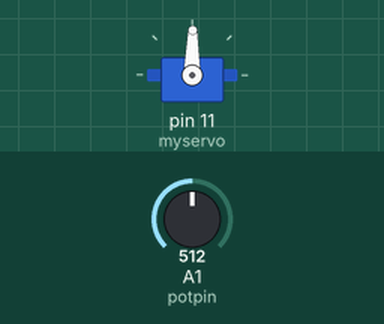
Simulated run of this sketch. Board: Arduino Uno, built with avr-gcc and run on an emulated ATmega328P. Shown: servo. The test bench sets the inputs (shaded band); at power-on: A1 (potpin) = 512.

Above: at 1.2 s.
1.3 s: A1 (potpin) set to 716
At 1.7 s:
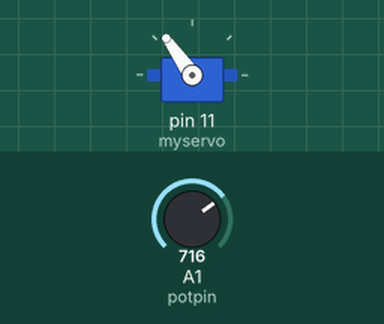
2.8 s: A1 (potpin) set to 900
At 3.8 s:
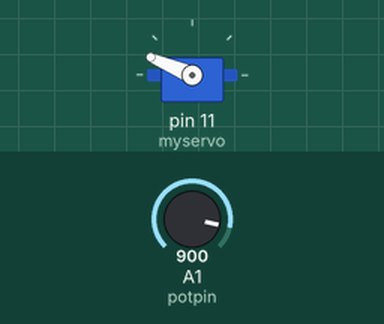
4.3 s: A1 (potpin) set to 1023
At 5.2 s:
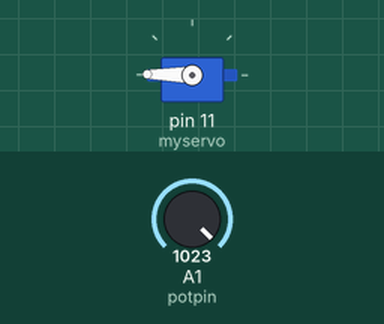
5.8 s: A1 (potpin) set to 306
At 6.1 s:
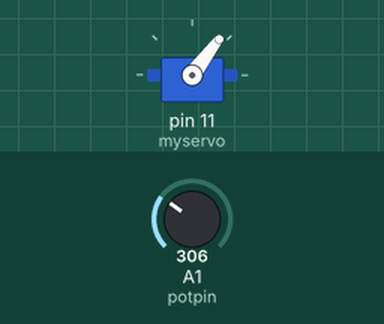
7.3 s: A1 (potpin) set to 122
At 8.5 s:
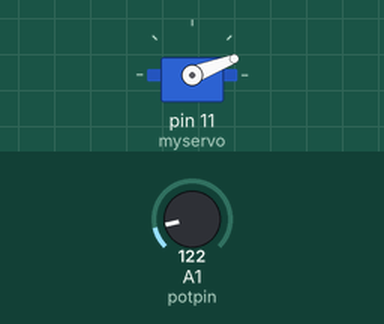
8.8 s: A1 (potpin) set to 511
At 9.6 s:
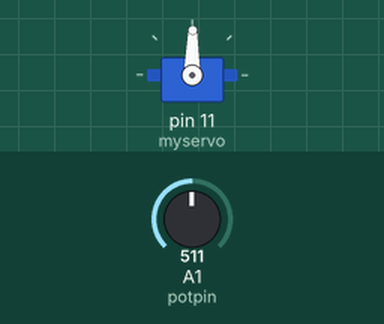
Timing chart, 0 to 11.3 s (numbered marks = the images above; inputs shaded):
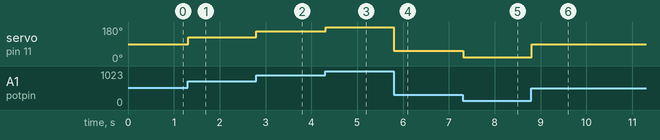

Measured:
- after the input at 1.3 s, servo on pin 11 (myservo): 89° → 125° at once
- after the input at 2.8 s, servo on pin 11 (myservo): 125° → 157° at once
- after the input at 4.3 s, servo on pin 11 (myservo): 157° → 179° at once
- after the input at 5.8 s, servo on pin 11 (myservo): 179° → 53° at once
- after the input at 7.3 s, servo on pin 11 (myservo): 53° → 21° at once
- after the input at 8.8 s, servo on pin 11 (myservo): 21° → 89° at once

The sketch:

AfP_Class3_Ex06_HelloServo.pde
```cpp
/*
This code is the introduction to the servo library included with the Arduino
environment with a few modifications because of the the circuit.  This version was for
 Class 2 of the Arduino for Programmers course taught at CRASH Space in October,
 2010.


The Circuit:
 * Pin 11: Hobby Servo (moved from pin 9 in example code) (see ardx.org/CIRC04)
 * (Not Used as Written) Analog Pin 0: Flex Sensor
 * Analog Pin 1: Potentiometer

  The circuit has both types of sensors so folks can see how satifying it is
  to have movement that begets movement.

The Behavior:
 Servo moves with the movement of the attached sensor.

*/

// Controlling a servo position using a potentiometer (variable resistor)
// by Michal Rinott <http://people.interaction-ivrea.it/m.rinott>

#include <Servo.h>

Servo myservo;  // create servo object to control a servo

int potpin = 1;  // analog pin used to connect the potentiometer
int val;    // variable to read the value from the analog pin

void setup()
{
  myservo.attach(11);  // attaches the servo on pin 9 to the servo object
}

void loop()
{
  val = analogRead(potpin);            // reads the value of the potentiometer (value between 0 and 1023)
  val = map(val, 0, 1023, 0, 179);     // scale it to use it with the servo (value between 0 and 180)
  myservo.write(val);                  // sets the servo position according to the scaled value
  delay(15);                           // waits for the servo to get there
}
```
